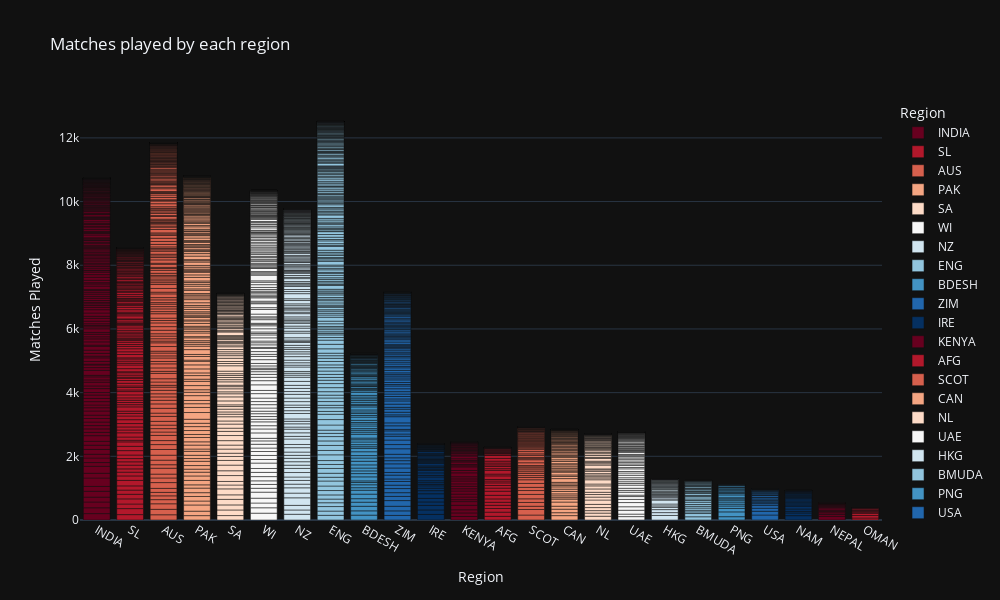

This figure's notebook cell:
### Markdown cell above
Data Visualization

### Code cell
#plotting
px.bar(odi, x="Final Region", y="HS", color="Final Region", title="Matches played by each region"
       , color_discrete_sequence=px.colors.sequential.RdBu, height=600, width=1000, template="plotly_dark",
       labels={"Final Region": "Region", "HS": "Matches Played"})

### Figure 1 — Plotly figure (JSON) as saved in the notebook; plotly's stock layout.template omitted (floating-point values rounded to 4 significant figures; data arrays with more than 128 entries replaced by an {"elided": "..."} marker saying what was removed)
{"data": [{"alignmentgroup": "True", "hovertemplate": "Region=%{x}<br>Matches Played=%{y}<extra></extra>", "legendgroup": "INDIA", "marker": {"color": "rgb(103,0,31)", "pattern": {"shape": ""}}, "name": "INDIA", "offsetgroup": "INDIA", "orientation": "v", "showlegend": true, "textposition": "auto", "type": "bar", "x": {"elided": "217 str values"}, "xaxis": "x", "y": {"elided": "217 int values"}, "yaxis": "y"}, {"alignmentgroup": "True", "hovertemplate": "Region=%{x}<br>Matches Played=%{y}<extra></extra>", "legendgroup": "SL", "marker": {"color": "rgb(178,24,43)", "pattern": {"shape": ""}}, "name": "SL", "offsetgroup": "SL", "orientation": "v", "showlegend": true, "textposition": "auto", "type": "bar", "x": {"elided": "185 str values"}, "xaxis": "x", "y": {"elided": "185 int values"}, "yaxis": "y"}, {"alignmentgroup": "True", "hovertemplate": "Region=%{x}<br>Matches Played=%{y}<extra></extra>", "legendgroup": "AUS", "marker": {"color": "rgb(214,96,77)", "pattern": {"shape": ""}}, "name": "AUS", "offsetgroup": "AUS", "orientation": "v", "showlegend": true, "textposition": "auto", "type": "bar", "x": {"elided": "219 str values"}, "xaxis": "x", "y": {"elided": "219 int values"}, "yaxis": "y"}, {"alignmentgroup": "True", "hovertemplate": "Region=%{x}<br>Matches Played=%{y}<extra></extra>", "legendgroup": "PAK", "marker": {"color": "rgb(244,165,130)", "pattern": {"shape": ""}}, "name": "PAK", "offsetgroup": "PAK", "orientation": "v", "showlegend": true, "textposition": "auto", "type": "bar", "x": {"elided": "219 str values"}, "xaxis": "x", "y": {"elided": "219 int values"}, "yaxis": "y"}, {"alignmentgroup": "True", "hovertemplate": "Region=%{x}<br>Matches Played=%{y}<extra></extra>", "legendgroup": "SA", "marker": {"color": "rgb(253,219,199)", "pattern": {"shape": ""}}, "name": "SA", "offsetgroup": "SA", "orientation": "v", "showlegend": true, "textposition": "auto", "type": "bar", "x": ["SA", "SA", "SA", "SA", "SA", "SA", "SA", "SA", "SA", "SA", "SA", "SA", "SA", "SA", "SA", "SA", "SA", "SA", "SA", "SA", "SA", "SA", "SA", "SA", "SA", "SA", "SA", "SA", "SA", "SA", "SA", "SA", "SA", "SA", "SA", "SA", "SA", "SA", "SA", "SA", "SA", "SA", "SA", "SA", "SA", "SA", "SA", "SA", "SA", "SA", "SA", "SA", "SA", "SA", "SA", "SA", "SA", "SA", "SA", "SA", "SA", "SA", "SA", "SA", "SA", "SA", "SA", "SA", "SA", "SA", "SA", "SA", "SA", "SA", "SA", "SA", "SA", "SA", "SA", "SA", "SA", "SA", "SA", "SA", "SA", "SA", "SA", "SA", "SA", "SA", "SA", "SA", "SA", "SA", "SA", "SA", "SA", "SA", "SA", "SA", "SA", "SA", "SA", "SA", "SA", "SA", "SA", "SA", "SA", "SA", "SA", "SA", "SA", "SA", "SA", "SA", "SA", "SA", "SA", "SA", "SA", "SA"], "xaxis": "x", "y": [139, 176, 159, 175, 141, 188, 121, 112, 185, 150, 178, 147, 124, 103, 130, 125, 139, 161, 131, 100, 129, 97, 132, 81, 70, 89, 81, 53, 124, 127, 97, 61, 95, 67, 46, 106, 68, 69, 63, 56, 80, 169, 71, 62, 102, 82, 60, 63, 69, 88, 54, 56, 32, 31, 59, 24, 42, 32, 20, 113, 29, 30, 54, 26, 50, 30, 45, 43, 42, 41, 23, 13, 39, 37, 51, 28, 20, 35, 23, 19, 12, 29, 23, 35, 33, 23, 16, 28, 13, 34, 19, 17, 25, 31, 14, 17, 17, 24, 23, 11, 16, 6, 4, 5, 5, 7, 8, 7, 6, 6, 6, 5, 4, 3, 3, 2, 2, 1, 0, 0, 0, 0], "yaxis": "y"}, {"alignmentgroup": "True", "hovertemplate": "Region=%{x}<br>Matches Played=%{y}<extra></extra>", "legendgroup": "WI", "marker": {"color": "rgb(247,247,247)", "pattern": {"shape": ""}}, "name": "WI", "offsetgroup": "WI", "orientation": "v", "showlegend": true, "textposition": "auto", "type": "bar", "x": {"elided": "190 str values"}, "xaxis": "x", "y": {"elided": "190 int values"}, "yaxis": "y"}, {"alignmentgroup": "True", "hovertemplate": "Region=%{x}<br>Matches Played=%{y}<extra></extra>", "legendgroup": "NZ", "marker": {"color": "rgb(209,229,240)", "pattern": {"shape": ""}}, "name": "NZ", "offsetgroup": "NZ", "orientation": "v", "showlegend": true, "textposition": "auto", "type": "bar", "x": {"elided": "189 str values"}, "xaxis": "x", "y": {"elided": "189 int values"}, "yaxis": "y"}, {"alignmentgroup": "True", "hovertemplate": "Region=%{x}<br>Matches Played=%{y}<extra></extra>", "legendgroup": "ENG", "marker": {"color": "rgb(146,197,222)", "pattern": {"shape": ""}}, "name": "ENG", "offsetgroup": "ENG", "orientation": "v", "showlegend": true, "textposition": "auto", "type": "bar", "x": {"elided": "247 str values"}, "xaxis": "x", "y": {"elided": "247 int values"}, "yaxis": "y"}, {"alignmentgroup": "True", "hovertemplate": "Region=%{x}<br>Matches Played=%{y}<extra></extra>", "legendgroup": "BDESH", "marker": {"color": "rgb(67,147,195)", "pattern": {"shape": ""}}, "name": "BDESH", "offsetgroup": "BDESH", "orientation": "v", "showlegend": true, "textposition": "auto", "type": "bar", "x": {"elided": "129 str values"}, "xaxis": "x", "y": {"elided": "129 int values"}, "yaxis": "y"}, {"alignmentgroup": "True", "hovertemplate": "Region=%{x}<br>Matches Played=%{y}<extra></extra>", "legendgroup": "ZIM", "marker": {"color": "rgb(33,102,172)", "pattern": {"shape": ""}}, "name": "ZIM", "offsetgroup": "ZIM", "orientation": "v", "showlegend": true, "textposition": "auto", "type": "bar", "x": {"elided": "136 str values"}, "xaxis": "x", "y": {"elided": "136 int values"}, "yaxis": "y"}, {"alignmentgroup": "True", "hovertemplate": "Region=%{x}<br>Matches Played=%{y}<extra></extra>", "legendgroup": "IRE", "marker": {"color": "rgb(5,48,97)", "pattern": {"shape": ""}}, "name": "IRE", "offsetgroup": "IRE", "orientation": "v", "showlegend": true, "textposition": "auto", "type": "bar", "x": ["IRE", "IRE", "IRE", "IRE", "IRE", "IRE", "IRE", "IRE", "IRE", "IRE", "IRE", "IRE", "IRE", "IRE", "IRE", "IRE", "IRE", "IRE", "IRE", "IRE", "IRE", "IRE", "IRE", "IRE", "IRE", "IRE", "IRE", "IRE", "IRE", "IRE", "IRE", "IRE", "IRE", "IRE", "IRE", "IRE", "IRE", "IRE", "IRE", "IRE", "IRE", "IRE", "IRE", "IRE", "IRE", "IRE", "IRE", "IRE", "IRE", "IRE", "IRE", "IRE", "IRE", "IRE"], "xaxis": "x", "y": [177, 139, 142, 109, 113, 145, 96, 79, 71, 45, 56, 62, 116, 50, 79, 78, 39, 45, 23, 36, 73, 39, 31, 31, 32, 18, 56, 37, 25, 28, 29, 54, 18, 19, 22, 14, 16, 18, 15, 16, 11, 15, 15, 8, 11, 12, 9, 7, 5, 4, 2, 2, 2, 1], "yaxis": "y"}, {"alignmentgroup": "True", "hovertemplate": "Region=%{x}<br>Matches Played=%{y}<extra></extra>", "legendgroup": "KENYA", "marker": {"color": "rgb(103,0,31)", "pattern": {"shape": ""}}, "name": "KENYA", "offsetgroup": "KENYA", "orientation": "v", "showlegend": true, "textposition": "auto", "type": "bar", "x": ["KENYA", "KENYA", "KENYA", "KENYA", "KENYA", "KENYA", "KENYA", "KENYA", "KENYA", "KENYA", "KENYA", "KENYA", "KENYA", "KENYA", "KENYA", "KENYA", "KENYA", "KENYA", "KENYA", "KENYA", "KENYA", "KENYA", "KENYA", "KENYA", "KENYA", "KENYA", "KENYA", "KENYA", "KENYA", "KENYA", "KENYA", "KENYA", "KENYA", "KENYA", "KENYA", "KENYA", "KENYA", "KENYA", "KENYA", "KENYA", "KENYA", "KENYA", "KENYA", "KENYA", "KENYA", "KENYA", "KENYA", "KENYA", "KENYA"], "xaxis": "x", "y": [111, 111, 98, 144, 113, 61, 83, 93, 96, 72, 78, 74, 92, 66, 67, 122, 74, 112, 36, 44, 73, 34, 16, 53, 86, 34, 47, 41, 27, 28, 15, 20, 33, 29, 11, 25, 25, 21, 16, 17, 6, 10, 16, 8, 6, 6, 5, 1, 1], "yaxis": "y"}, {"alignmentgroup": "True", "hovertemplate": "Region=%{x}<br>Matches Played=%{y}<extra></extra>", "legendgroup": "AFG", "marker": {"color": "rgb(178,24,43)", "pattern": {"shape": ""}}, "name": "AFG", "offsetgroup": "AFG", "orientation": "v", "showlegend": true, "textposition": "auto", "type": "bar", "x": ["AFG", "AFG", "AFG", "AFG", "AFG", "AFG", "AFG", "AFG", "AFG", "AFG", "AFG", "AFG", "AFG", "AFG", "AFG", "AFG", "AFG", "AFG", "AFG", "AFG", "AFG", "AFG", "AFG", "AFG", "AFG", "AFG", "AFG", "AFG", "AFG", "AFG", "AFG", "AFG", "AFG", "AFG", "AFG", "AFG", "AFG", "AFG", "AFG", "AFG", "AFG", "AFG", "AFG", "AFG"], "xaxis": "x", "y": [116, 131, 114, 101, 96, 104, 114, 129, 97, 82, 81, 60, 47, 114, 56, 118, 52, 67, 53, 57, 60, 86, 94, 17, 39, 16, 15, 17, 21, 20, 25, 7, 23, 12, 9, 8, 6, 5, 3, 3, 3, 2, 2, 1], "yaxis": "y"}, {"alignmentgroup": "True", "hovertemplate": "Region=%{x}<br>Matches Played=%{y}<extra></extra>", "legendgroup": "SCOT", "marker": {"color": "rgb(214,96,77)", "pattern": {"shape": ""}}, "name": "SCOT", "offsetgroup": "SCOT", "orientation": "v", "showlegend": true, "textposition": "auto", "type": "bar", "x": ["SCOT", "SCOT", "SCOT", "SCOT", "SCOT", "SCOT", "SCOT", "SCOT", "SCOT", "SCOT", "SCOT", "SCOT", "SCOT", "SCOT", "SCOT", "SCOT", "SCOT", "SCOT", "SCOT", "SCOT", "SCOT", "SCOT", "SCOT", "SCOT", "SCOT", "SCOT", "SCOT", "SCOT", "SCOT", "SCOT", "SCOT", "SCOT", "SCOT", "SCOT", "SCOT", "SCOT", "SCOT", "SCOT", "SCOT", "SCOT", "SCOT", "SCOT", "SCOT", "SCOT", "SCOT", "SCOT", "SCOT", "SCOT", "SCOT", "SCOT", "SCOT", "SCOT", "SCOT", "SCOT", "SCOT", "SCOT", "SCOT", "SCOT", "SCOT", "SCOT", "SCOT", "SCOT", "SCOT", "SCOT", "SCOT", "SCOT", "SCOT", "SCOT"], "xaxis": "x", "y": [156, 175, 101, 119, 114, 139, 121, 101, 123, 114, 71, 61, 64, 58, 59, 59, 34, 41, 87, 96, 35, 37, 67, 46, 70, 63, 46, 31, 26, 28, 28, 31, 31, 32, 26, 23, 27, 17, 23, 27, 22, 20, 31, 23, 27, 20, 22, 11, 11, 7, 17, 13, 7, 14, 6, 10, 8, 10, 10, 8, 9, 3, 2, 3, 0, 0, 0, 0], "yaxis": "y"}, {"alignmentgroup": "True", "hovertemplate": "Region=%{x}<br>Matches Played=%{y}<extra></extra>", "legendgroup": "CAN", "marker": {"color": "rgb(244,165,130)", "pattern": {"shape": ""}}, "name": "CAN", "offsetgroup": "CAN", "orientation": "v", "showlegend": true, "textposition": "auto", "type": "bar", "x": ["CAN", "CAN", "CAN", "CAN", "CAN", "CAN", "CAN", "CAN", "CAN", "CAN", "CAN", "CAN", "CAN", "CAN", "CAN", "CAN", "CAN", "CAN", "CAN", "CAN", "CAN", "CAN", "CAN", "CAN", "CAN", "CAN", "CAN", "CAN", "CAN", "CAN", "CAN", "CAN", "CAN", "CAN", "CAN", "CAN", "CAN", "CAN", "CAN", "CAN", "CAN", "CAN", "CAN", "CAN", "CAN", "CAN", "CAN", "CAN", "CAN", "CAN", "CAN", "CAN", "CAN", "CAN", "CAN", "CAN", "CAN", "CAN", "CAN", "CAN", "CAN", "CAN", "CAN", "CAN", "CAN", "CAN", "CAN", "CAN", "CAN", "CAN", "CAN", "CAN", "CAN", "CAN", "CAN", "CAN", "CAN", "CAN", "CAN", "CAN", "CAN", "CAN", "CAN", "CAN"], "xaxis": "x", "y": [137, 92, 111, 94, 130, 93, 44, 58, 62, 77, 72, 70, 48, 46, 49, 117, 70, 45, 88, 33, 38, 50, 49, 59, 35, 71, 53, 69, 40, 31, 46, 48, 45, 25, 21, 44, 24, 30, 43, 27, 16, 25, 13, 17, 19, 32, 19, 12, 29, 9, 25, 25, 12, 17, 20, 15, 13, 16, 18, 9, 8, 13, 6, 9, 13, 8, 10, 7, 3, 4, 5, 4, 4, 3, 2, 3, 3, 3, 2, 2, 1, 0, 0, 0], "yaxis": "y"}, {"alignmentgroup": "True", "hovertemplate": "Region=%{x}<br>Matches Played=%{y}<extra></extra>", "legendgroup": "NL", "marker": {"color": "rgb(253,219,199)", "pattern": {"shape": ""}}, "name": "NL", "offsetgroup": "NL", "orientation": "v", "showlegend": true, "textposition": "auto", "type": "bar", "x": ["NL", "NL", "NL", "NL", "NL", "NL", "NL", "NL", "NL", "NL", "NL", "NL", "NL", "NL", "NL", "NL", "NL", "NL", "NL", "NL", "NL", "NL", "NL", "NL", "NL", "NL", "NL", "NL", "NL", "NL", "NL", "NL", "NL", "NL", "NL", "NL", "NL", "NL", "NL", "NL", "NL", "NL", "NL", "NL", "NL", "NL", "NL", "NL", "NL", "NL", "NL", "NL", "NL", "NL", "NL", "NL", "NL", "NL", "NL", "NL", "NL", "NL", "NL", "NL", "NL"], "xaxis": "x", "y": [119, 98, 77, 96, 101, 137, 92, 80, 71, 104, 97, 58, 134, 56, 40, 52, 44, 74, 45, 29, 121, 41, 47, 34, 86, 34, 58, 57, 44, 51, 41, 32, 23, 16, 32, 20, 39, 34, 12, 31, 30, 15, 13, 15, 8, 22, 14, 9, 13, 19, 9, 15, 10, 12, 7, 7, 5, 6, 4, 2, 1, 1, 1, 0, 0], "yaxis": "y"}, {"alignmentgroup": "True", "hovertemplate": "Region=%{x}<br>Matches Played=%{y}<extra></extra>", "legendgroup": "UAE", "marker": {"color": "rgb(247,247,247)", "pattern": {"shape": ""}}, "name": "UAE", "offsetgroup": "UAE", "orientation": "v", "showlegend": true, "textposition": "auto", "type": "bar", "x": ["UAE", "UAE", "UAE", "UAE", "UAE", "UAE", "UAE", "UAE", "UAE", "UAE", "UAE", "UAE", "UAE", "UAE", "UAE", "UAE", "UAE", "UAE", "UAE", "UAE", "UAE", "UAE", "UAE", "UAE", "UAE", "UAE", "UAE", "UAE", "UAE", "UAE", "UAE", "UAE", "UAE", "UAE", "UAE", "UAE", "UAE", "UAE", "UAE", "UAE", "UAE", "UAE", "UAE", "UAE", "UAE", "UAE", "UAE", "UAE", "UAE", "UAE", "UAE", "UAE", "UAE", "UAE", "UAE", "UAE", "UAE", "UAE", "UAE", "UAE", "UAE", "UAE", "UAE", "UAE", "UAE", "UAE", "UAE", "UAE", "UAE", "UAE", "UAE", "UAE", "UAE", "UAE", "UAE", "UAE", "UAE", "UAE", "UAE", "UAE", "UAE"], "xaxis": "x", "y": [106, 80, 121, 109, 132, 98, 90, 45, 92, 57, 67, 99, 50, 56, 66, 59, 79, 70, 47, 84, 43, 63, 47, 43, 51, 55, 41, 43, 40, 25, 60, 32, 28, 18, 28, 23, 24, 41, 16, 37, 22, 27, 39, 23, 23, 24, 13, 23, 17, 13, 12, 10, 11, 13, 10, 9, 14, 14, 8, 12, 6, 12, 6, 9, 4, 6, 7, 4, 5, 2, 3, 2, 2, 2, 1, 1, 1, 0, 0, 0, 0], "yaxis": "y"}, {"alignmentgroup": "True", "hovertemplate": "Region=%{x}<br>Matches Played=%{y}<extra></extra>", "legendgroup": "HKG", "marker": {"color": "rgb(209,229,240)", "pattern": {"shape": ""}}, "name": "HKG", "offsetgroup": "HKG", "orientation": "v", "showlegend": true, "textposition": "auto", "type": "bar", "x": ["HKG", "HKG", "HKG", "HKG", "HKG", "HKG", "HKG", "HKG", "HKG", "HKG", "HKG", "HKG", "HKG", "HKG", "HKG", "HKG", "HKG", "HKG", "HKG", "HKG", "HKG", "HKG", "HKG", "HKG", "HKG", "HKG", "HKG", "HKG", "HKG", "HKG", "HKG", "HKG", "HKG", "HKG", "HKG", "HKG", "HKG", "HKG", "HKG", "HKG", "HKG"], "xaxis": "x", "y": [143, 89, 94, 73, 44, 59, 124, 34, 43, 42, 29, 27, 27, 36, 37, 45, 14, 35, 28, 21, 18, 27, 25, 30, 11, 26, 14, 16, 22, 14, 16, 16, 10, 4, 3, 2, 3, 0, 0, 0, 0], "yaxis": "y"}, {"alignmentgroup": "True", "hovertemplate": "Region=%{x}<br>Matches Played=%{y}<extra></extra>", "legendgroup": "BMUDA", "marker": {"color": "rgb(146,197,222)", "pattern": {"shape": ""}}, "name": "BMUDA", "offsetgroup": "BMUDA", "orientation": "v", "showlegend": true, "textposition": "auto", "type": "bar", "x": ["BMUDA", "BMUDA", "BMUDA", "BMUDA", "BMUDA", "BMUDA", "BMUDA", "BMUDA", "BMUDA", "BMUDA", "BMUDA", "BMUDA", "BMUDA", "BMUDA", "BMUDA", "BMUDA", "BMUDA", "BMUDA", "BMUDA", "BMUDA", "BMUDA", "BMUDA", "BMUDA", "BMUDA", "BMUDA", "BMUDA", "BMUDA", "BMUDA", "BMUDA", "BMUDA", "BMUDA", "BMUDA", "BMUDA", "BMUDA", "BMUDA"], "xaxis": "x", "y": [101, 102, 52, 52, 68, 56, 57, 72, 52, 48, 69, 27, 20, 60, 24, 34, 22, 42, 30, 20, 45, 20, 20, 16, 30, 11, 33, 17, 12, 15, 7, 7, 4, 2, 1], "yaxis": "y"}, {"alignmentgroup": "True", "hovertemplate": "Region=%{x}<br>Matches Played=%{y}<extra></extra>", "legendgroup": "PNG", "marker": {"color": "rgb(67,147,195)", "pattern": {"shape": ""}}, "name": "PNG", "offsetgroup": "PNG", "orientation": "v", "showlegend": true, "textposition": "auto", "type": "bar", "x": ["PNG", "PNG", "PNG", "PNG", "PNG", "PNG", "PNG", "PNG", "PNG", "PNG", "PNG", "PNG", "PNG", "PNG", "PNG", "PNG", "PNG", "PNG", "PNG", "PNG", "PNG", "PNG", "PNG"], "xaxis": "x", "y": [104, 151, 109, 76, 59, 65, 61, 39, 35, 89, 46, 29, 46, 31, 28, 36, 21, 11, 38, 24, 4, 3, 2], "yaxis": "y"}, {"alignmentgroup": "True", "hovertemplate": "Region=%{x}<br>Matches Played=%{y}<extra></extra>", "legendgroup": "USA", "marker": {"color": "rgb(33,102,172)", "pattern": {"shape": ""}}, "name": "USA", "offsetgroup": "USA", "orientation": "v", "showlegend": true, "textposition": "auto", "type": "bar", "x": ["USA", "USA", "USA", "USA", "USA", "USA", "USA", "USA", "USA", "USA", "USA", "USA", "USA", "USA", "USA", "USA", "USA", "USA", "USA", "USA", "USA", "USA", "USA", "USA", "USA", "USA", "USA", "USA", "USA", "USA"], "xaxis": "x", "y": [157, 119, 95, 82, 56, 31, 34, 40, 44, 42, 19, 50, 18, 34, 26, 27, 23, 20, 16, 11, 9, 8, 6, 6, 4, 4, 3, 2, 1, 0], "yaxis": "y"}, {"alignmentgroup": "True", "hovertemplate": "Region=%{x}<br>Matches Played=%{y}<extra></extra>", "legendgroup": "NAM", "marker": {"color": "rgb(5,48,97)", "pattern": {"shape": ""}}, "name": "NAM", "offsetgroup": "NAM", "orientation": "v", "showlegend": true, "textposition": "auto", "type": "bar", "x": ["NAM", "NAM", "NAM", "NAM", "NAM", "NAM", "NAM", "NAM", "NAM", "NAM", "NAM", "NAM", "NAM", "NAM", "NAM", "NAM", "NAM", "NAM", "NAM", "NAM", "NAM", "NAM", "NAM", "NAM", "NAM", "NAM"], "xaxis": "x", "y": [136, 85, 52, 73, 88, 41, 60, 36, 61, 52, 27, 33, 24, 41, 23, 24, 17, 14, 17, 11, 5, 6, 6, 5, 3, 0], "yaxis": "y"}, {"alignmentgroup": "True", "hovertemplate": "Region=%{x}<br>Matches Played=%{y}<extra></extra>", "legendgroup": "NEPAL", "marker": {"color": "rgb(103,0,31)", "pattern": {"shape": ""}}, "name": "NEPAL", "offsetgroup": "NEPAL", "orientation": "v", "showlegend": true, "textposition": "auto", "type": "bar", "x": ["NEPAL", "NEPAL", "NEPAL", "NEPAL", "NEPAL", "NEPAL", "NEPAL", "NEPAL", "NEPAL", "NEPAL", "NEPAL", "NEPAL", "NEPAL", "NEPAL", "NEPAL", "NEPAL", "NEPAL", "NEPAL", "NEPAL"], "xaxis": "x", "y": [115, 61, 51, 40, 29, 55, 50, 15, 21, 21, 18, 19, 12, 8, 9, 3, 4, 4, 3], "yaxis": "y"}, {"alignmentgroup": "True", "hovertemplate": "Region=%{x}<br>Matches Played=%{y}<extra></extra>", "legendgroup": "OMAN", "marker": {"color": "rgb(178,24,43)", "pattern": {"shape": ""}}, "name": "OMAN", "offsetgroup": "OMAN", "orientation": "v", "showlegend": true, "textposition": "auto", "type": "bar", "x": ["OMAN", "OMAN", "OMAN", "OMAN", "OMAN", "OMAN", "OMAN", "OMAN", "OMAN", "OMAN", "OMAN", "OMAN", "OMAN"], "xaxis": "x", "y": [63, 79, 67, 35, 23, 29, 21, 32, 17, 12, 13, 1, 0], "yaxis": "y"}], "layout": {"barmode": "relative", "height": 600, "legend": {"title": {"text": "Region"}, "tracegroupgap": 0}, "title": {"text": "Matches played by each region"}, "width": 1000, "xaxis": {"anchor": "y", "categoryarray": ["INDIA", "SL", "AUS", "PAK", "SA", "WI", "NZ", "ENG", "BDESH", "ZIM", "IRE", "KENYA", "AFG", "SCOT", "CAN", "NL", "UAE", "HKG", "BMUDA", "PNG", "USA", "NAM", "NEPAL", "OMAN"], "categoryorder": "array", "domain": [0, 1], "title": {"text": "Region"}}, "yaxis": {"anchor": "x", "domain": [0, 1], "title": {"text": "Matches Played"}}}}
